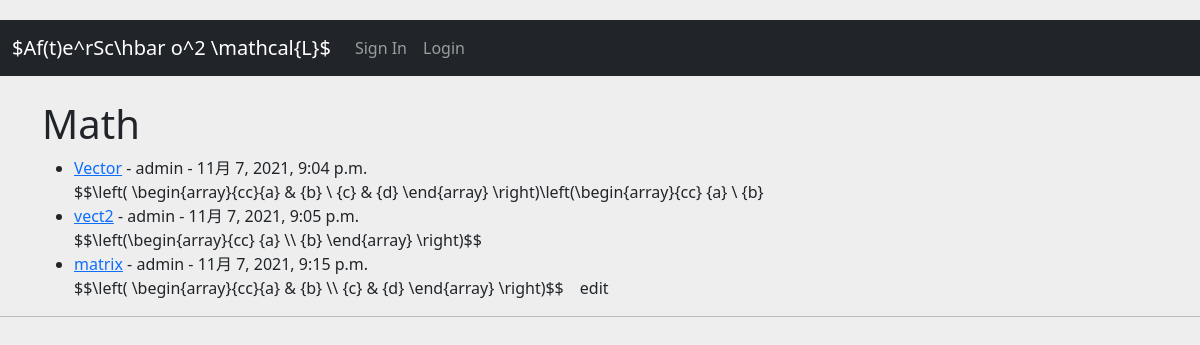
Page /category/math/ on the committed database.
### theblog/models.py (models this page shows, shortened)
class Post(models.Model):
    title = models.CharField(max_length=255, verbose_name='タイトル')
    header_image = models.ImageField(null=True, blank=True, upload_to="images/post/", verbose_name='画像')
    author = models.ForeignKey(User, on_delete=models.CASCADE)
    body = models.TextField(default='' , verbose_name='内容')
    post_date = models.DateTimeField(auto_now_add=True)
    category = models.CharField(max_length=255, default='uncategorized')
    likes = models.ManyToManyField(User, related_name='blog_posts')
    solved = models.BooleanField(default=False)
    tags = TaggableManager(verbose_name='タグ')

### theblog/views.py (the view)
# urls.py: path('category/<str:cats>/', CategoryView, name='category'),
def CategoryView(request, cats):
    category_posts = Post.objects.filter(category=cats.replace('-',' '))
    return render(request, 'category.html', {'cats':cats.title().replace('-',' '), 'category_posts':category_posts})

### theblog/templates/category.html (shortened to what this page needs)
{% extends 'base.html' %}
{% block content %}
{% if category_posts %}
<h1>{{ cats }}</h1>
<ul>
{% for post in category_posts %}
    <li><a href="{% url 'article-detail' post.pk %}">{{ post.title }}</a>
  - {{ post.author }} -
    {{ post.post_date}}
    <br/>
    {{ post.body|slice:":100" |safe}}</li>
{% endfor %}
</ul>
{% else %}
<h2>Sorry<h2>
{% endif %}
{% endblock %}

### static/theblog/css/style.css (style rules this page uses)
body { margin-top:20px; background:#eee; }
* { margin: 0; padding: 0; }

### static/theblog/css/help_keyboard.css (style rules this page uses)
* { margin: 0; padding: 0; }

### rows in the picture
Post: title "Vector", author "admin", post_date "11月 7, 2021, 9:04 p.m.", body "$$\\left( \\begin{array}{cc}{a} & {b} \\ {c} & {d} \\end{array} \\right)\\left(\\begin{array}{cc} {a} \\ {b}"
Post: title "vect2", author "admin", post_date "11月 7, 2021, 9:05 p.m.", body "$$\\left(\\begin{array}{cc} {a} \\\\ {b} \\end{array} \\right)$$"
Post: title "matrix", author "admin", post_date "11月 7, 2021, 9:15 p.m.", body "$$\\left( \\begin{array}{cc}{a} & {b} \\\\ {c} & {d} \\end{array} \\right)$$ edit"

### other values in the picture
{{ cats }} "Math"
